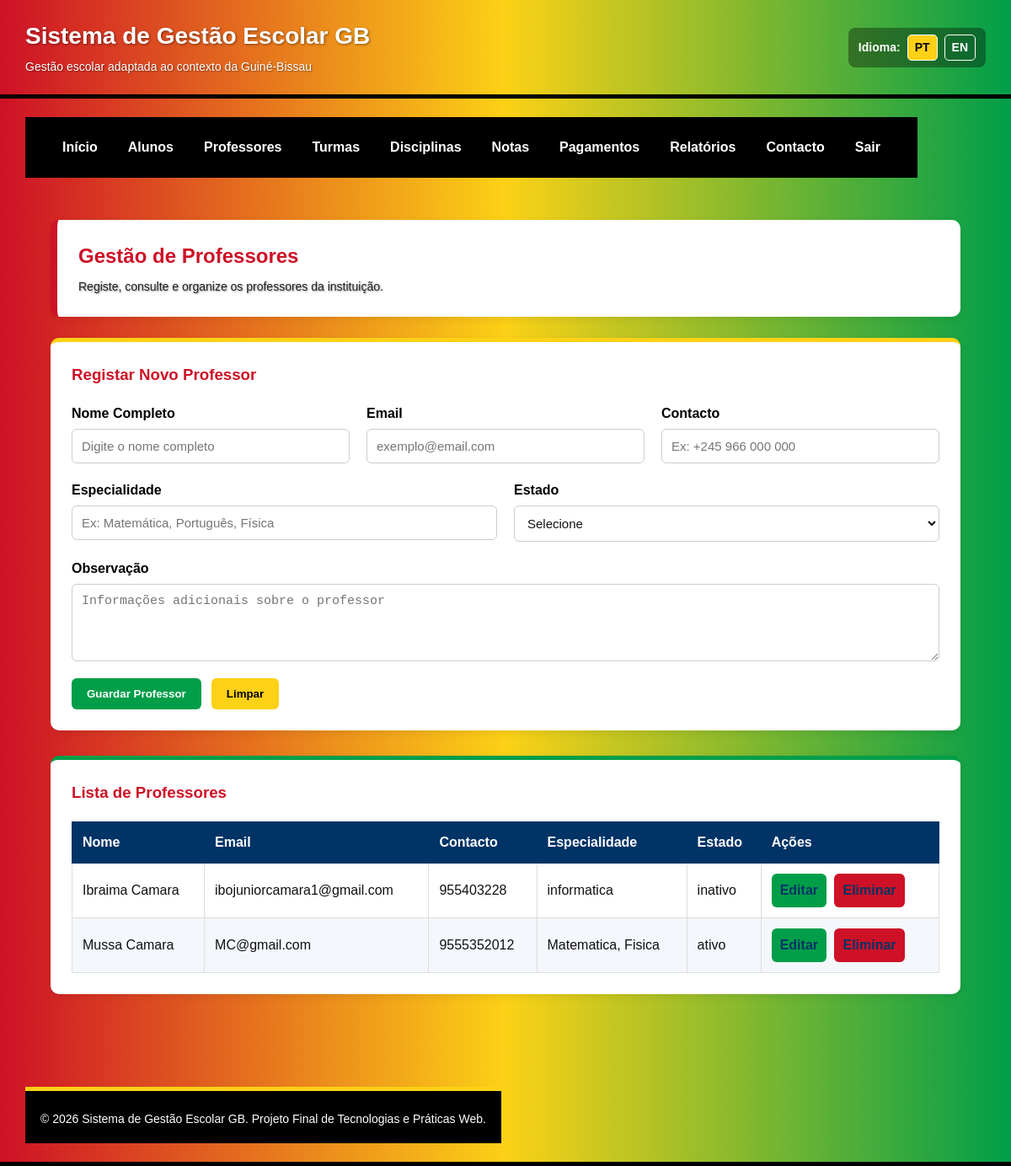
Before: /professores.php with the older database file.
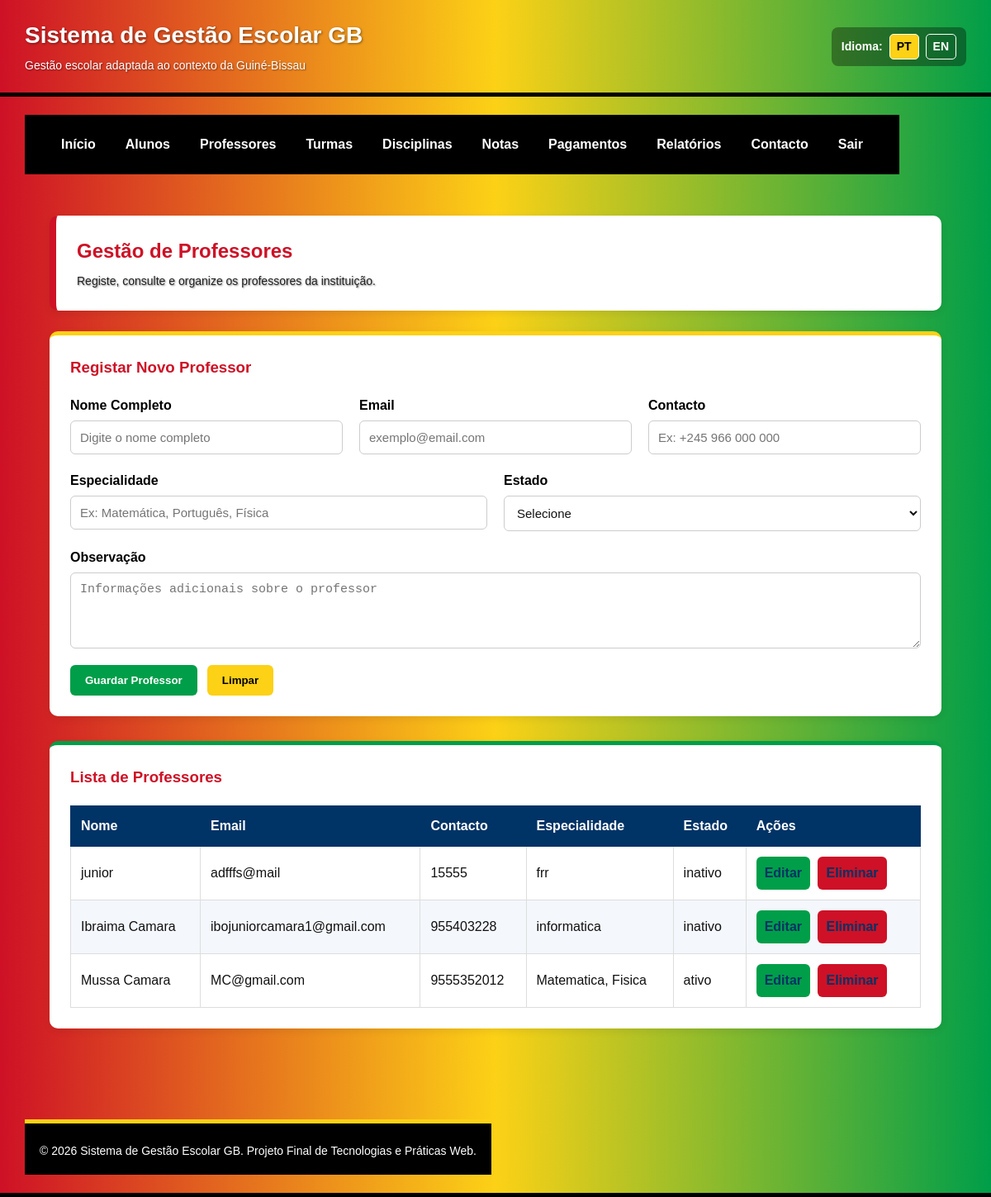
After: the same page with the newer database file.
### tables this page shows
CREATE TABLE IF NOT EXISTS `professores` (
  `id_professor` int NOT NULL AUTO_INCREMENT,
  `nome` varchar(120) NOT NULL,
  `email` varchar(120) NOT NULL,
  `contacto` varchar(30) DEFAULT NULL,
  `especialidade` varchar(100) NOT NULL,
  `estado` enum('ativo','inativo') DEFAULT 'ativo',
  `observacao` text,
  `criado_em` datetime DEFAULT CURRENT_TIMESTAMP,
  PRIMARY KEY (`id_professor`),
  UNIQUE KEY `email` (`email`)
);

### professores.php (the view, shortened to what this page needs)
<?php
require_once 'config/conexao.php';
$resultado = mysqli_query($conn, "SELECT * FROM professores ORDER BY id_professor DESC");
?>
<?php include 'includes/header.php'; ?>
<?php include 'includes/menu.php'; ?>
<main class="conteudo">
    <section class="cabecalho-pagina">
        <h2>Gestão de Professores</h2>
        <p>Registe, consulte e organize os professores da instituição.</p>
    </section>
    <section class="formulario-container">
        <h3>Registar Novo Professor</h3>
        <form class="formulario" method="post" action="professores.php">
            <div class="campo">
                <label for="nome_professor">Nome Completo</label>
                <input
                    type="text"
                    id="nome_professor"
                    name="nome_professor"
                    placeholder="Digite o nome completo"
                    required
                    maxlength="120">
            </div>
            <div class="campo">
                <label for="email_professor">Email</label>
                <input
                    type="email"
                    id="email_professor"
                    name="email_professor"
                    placeholder="exemplo@email.com"
                    required>
            </div>
            <div class="campo">
                <label for="contacto_professor">Contacto</label>
                <input
                    type="tel"
                    id="contacto_professor"
                    name="contacto_professor"
                    placeholder="Ex: +245 966 000 000"
                    maxlength="30">
            </div>
            <div class="campo">
                <label for="especialidade">Especialidade</label>
                <input
                    type="text"
                    id="especialidade"
                    name="especialidade"
                    placeholder="Ex: Matemática, Português, Física"
                    required
                    maxlength="100">
            </div>
            <div class="campo">
                <label for="estado_professor">Estado</label>
                <select id="estado_professor" name="estado_professor" required>
                    <option value="">Selecione</option>
                </select>
            </div>
            <div class="campo campo-largo">
                <label for="observacao_professor">Observação</label>
                <textarea
                    id="observacao_professor"
                    name="observacao_professor"
                    rows="4"
                    placeholder="Informações adicionais sobre o professor"></textarea>
            </div>
            <div class="botoes-formulario">
                <button type="submit" class="botao">Guardar Professor</button>
                <button type="reset" class="botao-secundario">Limpar</button>
            </div>
        </form>
    </section>
    <section class="tabela-container">
        <h3>Lista de Professores</h3>
        <table class="tabela">
            <thead>
                <tr>
                    <th>Nome</th>
                    <th>Email</th>
                    <th>Contacto</th>
                    <th>Especialidade</th>
                    <th>Estado</th>
                    <th>Ações</th>
                </tr>
            </thead>
            <tbody>
                <?php while ($professor = mysqli_fetch_assoc($resultado)) { ?>
                    <tr>
                        <td><?php echo htmlspecialchars($professor["nome"]); ?></td>
                        <td><?php echo htmlspecialchars($professor["email"]); ?></td>
                        <td><?php echo htmlspecialchars($professor["contacto"]); ?></td>
                        <td><?php echo htmlspecialchars($professor["especialidade"]); ?></td>
                        <td><?php echo htmlspecialchars($professor["estado"]); ?></td>
                        <td>
                            <a class="acao editar" href="editar_professor.php?id=<?php echo $professor['id_professor']; ?>">
                                Editar
                            </a>
                            <a
                                class="acao eliminar"
                                href="professores.php?acao=eliminar&id=<?php echo $professor['id_professor']; ?>"
                                onclick="return confirm('Tem a certeza que deseja eliminar este professor?');">
                                Eliminar
                            </a>
                        </td>
                    </tr>
                <?php } ?>
            </tbody>
        </table>
    </section>
</main>
<?php include 'includes/footer.php'; ?>

Changed rows visible on the page:
added professores: nome "junior", email "adfffs@mail", contacto "15555", especialidade "frr", estado "inativo"
